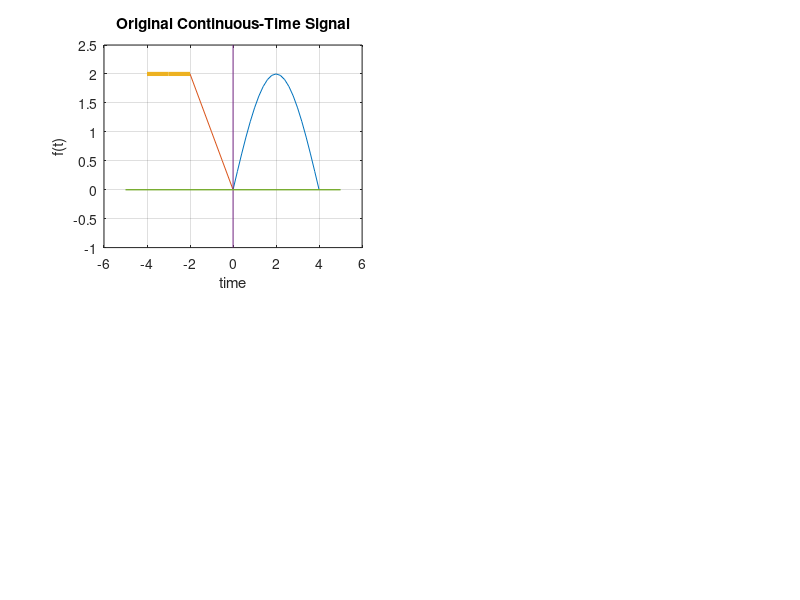

This figure's MATLAB source: (Note: this script raises an error after producing the figure.)
% Signals, Spectra, & Signal Processing
% UNIVERSITY OF CEBU LAPU-LAPU AND MANDAUE
% Plot Continuous-Time and Discrete-Time Signals with time shifting, revearsal and scaling
% Continuous-time Piecewise Functions:
%                   2 sin (pi/4)t            0 < or =  t  < or =  4 
%                              -t           -2 < or =  t  < or =  0
%                               2           -4 < or =  t  < or = -2
%
% piecewise values set in different variables
x1 = 0:.2:4;                                        % Limits of the first piecewise function 2 sin(pi/4)t
x2 = -2:.5:0;                                       % Limits of the second piecewise function -t
x3 = -4:-2;                                         % Limits of the third piecewise function 2
y1 = (2*(sin((pi/4)*x1)));                          % First piecewise function which is a curve
y2 = -x2;                                           % Second piecewise function which is a slope
y3 = [2 2 2];                                       % Third piecewise function which is a horizontal
% Starts plotting the piecewise function to see the signal output
                                            % creates a figure
figure (1);subplot(2,2,1);                                     % creates a subplot with 2 rows and 2 columns and this is at the first row and column
plot(x1,y1,x2,y2,x3,y3,'LineWidth', 3);             % plots the signal 
xlabel('time');                                     % sets the X-axis label for the graph
ylabel('f(t)');                                     % sets the Y-axis label for the graph
title('Original Continuous-Time Signal');           % sets the title for the graph
grid on;                                            % turns the grid lines on
hold on;                                            % holds the current graph for additional data
axis1 = [0 0];                                      % values for the Y-axis (vertical line)
axis2 = [-1 2.5];                                   % values for the Y-axis (vertical line)
axis3 = [-5 5];                                     % values for the X-axis (Horizontal line)
axis4 = [0 0];                                      % values for the X-axis (Horizontal line)
plot(axis1,axis2,axis3,axis4,'LineWidth', 1);       % plots the cross in cartesian plane
hold off;                                           % takes the hold off
%%%%%%%%%%%%%%%%%%%%%%%%%%%%%%%%%%%%%%%%%%%%%%%%%%%%%%%%%%%%%%%%%%%%%%%%%%%%%%%%%%%%%%%%%%%%%%%%%%%%%
%%%%%%%%%%%%%%%%%%%          Time-shift signal code          %%%%%%%%%%%%%%%%%%%%%%%%%%%%%%%%%%%%%%%%
dlg = inputdlg({'Time Shift ( + or - numbers / fraction )','Scale (positive number/fraction)','Reverse (negative or positive number)'},...  % creates a dialog box that asks for input
             'Continuous-time', [1 50; 1 50; 1 50]);        % continuation of the code for dialog box
%% gg= str2double(dlg(1,1));                             % converts the string input from the dialog box into a number
[aa,bb] = numden (sym(dlg(1,1)));
t = aa/bb;
ts1 = [0 0];                                         % values for the Y-axis (vertical line)
ts2 = [-1 2.5];                                      % values for the Y-axis (vertical line)
ts3 = [(-5-(t)) (5-(t))];                            % values for the X-axis (Horizontal line)
ts4 = [0 0];                                         % values for the X-axis (Horizontal line)
if t < 0 ;                                           % if statement condition if "t" is less than zero (negative)
    subplot(2,2,2);                                  % creates a subplot with 2 rows and 2 columns and this is at the second column and first row
    
    plot((x1-(t)),y1,(x2-(t)),y2,(x3-(t)),y3,'LineWidth',4);   % plots the data that has been time shifted according to the desired value
    grid on;                                                    % turns the grid lines on
    xlabel('time');                                     % sets the X-axis label for the graph
    ylabel('f(t)');                                     % sets the Y-axis label for the graph
    title('Time-Shifted Continuous-Time Signal');       % sets the title for the graph
    
    hold on;
    plot(ts1,ts2,ts3,ts4,'LineWidth',1);             % plots the cross in cartesian plane
    hold off;                                        % takes the hold off
else                                                 % else statement condition if "t" is greater than zero (positive)
    subplot(2,2,2);                                  % creates a subplot with 2 rows and 2 columns and this is at the second column and first row
    plot ((x1-t),y1,(x2-t),y2,(x3-t),y3,'LineWidth', 4);        % plots the data that has been time-shifted according to the desired value
    grid on;                                         % turns the grid lines on
    xlabel('time');                                  % sets the X-axis label for the graph
    ylabel('f(t)');                                  % sets the Y-axis label for the graph
    title('Time-Shifted Continuous-Time Signal');    % sets the title for the graph
    hold on;
    plot(ts1,ts2,ts3,ts4,'LineWidth',1);             % plots the cross in cartesian plane
    hold off;                                        % takes the hold off
end                                                  % end of if function
%pause(20);                                           % pause the program for 20 seconds
%clear;                                               % clears all data
%clc;                                                 % clears the command window
%%%%%%%%%%%%%%%%%%%%%%%%%%%%%%%%%%%%%%%%%%%%%%%%%%%%%%%%%%%%%%%%%%%%%%%%%%%%%%%%%%%%%%%%%%%%%%%%%%%%%
%%%%%%%%%%%%%%%%%%%%%           Scaling signal code          %%%%%%%%%%%%%%%%%%%%%%%%%%%%%%%%%%%%%%%%
[n,d] = numden(sym(dlg(2,1)));                       % separates the numerator and denominator 
t2 = n/d;                                            % equates t2 with the input number
tc1 = [0 0];                                         % values for the Y-axis (vertical line)
tc2 = [-1 2.5];                                      % values for the Y-axis (vertical line)
tc3 = [-5 5];                                        % values for the X-axis (Horizontal line)
tc4 = [0 0];                                         % values for the X-axis (Horizontal line)
if t2 == n/d;                                        % if condition statement
    subplot(2,2,3);                                  % subplot in row 2, column 1
    plot(((x1-(t))*(d/n)),y1,((x2-(t))*(d/n)),y2,((x3-(t))*(d/n)),y3,'LineWidth',4);    % plots the signal
    
    grid on;                                         % turns the grid on
    grid minor;                                      % turns minor grid on
    xlabel('time');                                  % x-axis label
    ylabel('f(t)');                                  % y-axis label
    title('Scaled Continuous-Time Signal');          % title of the graph
    
    hold on;                                         % holds the current graph for adding options
    plot (tc1,tc2,(tc3*(d/n)),tc4,'LineWidth',1);    % plots the data to be added
    hold off;                                        % takes the hold off
    
else
    subplot(2,2,3);                                  % subplot in row 2, column 1
    plot (((x1-t)*(n/d)),y1,((x2-t)*(n/d)),y2,((x3-t)*(n/d)),y3,'LineWidth', 4);    % plots the signal
    
    grid on;                                         % turns the grid on
    grid minor;                                      % turns minor grid on
    xlabel('time');                                  % x-axis label
    ylabel('f(t)');                                  % y-axis label
    title('Scaled Continuous-Time Signal');          % title of the graph
    hold on;                                         % holds the current graph for adding options
    plot (tc1,tc2,(tc3*(n/d)),tc4,'LineWidth',1);    % plots the data to be added
    hold off;                                        % takes the hold off
    
end
%%%%%%%%%%%%%%%%%%%%%%%%%%%%%%%%%%%%%%%%%%%%%%%%%%%%%%%%%%%%%%%%%%%%%%%%%%%%%%%%%%%%%%%%%%%%%%%%%%%%%
%%%%%%%%%%%%%%%%%%%%%           Reverse signal code          %%%%%%%%%%%%%%%%%%%%%%%%%%%%%%%%%%%%%%%%
t3 = str2double(dlg(3,1));
if t3 < 0 && t2 == n/d;
    subplot(2,2,4);
%    plot(-(x1*(d/n)),y1,-(x2*(d/n)),y2,-(x3*(d/n)),y3,'LineWidth', 3);
    plot(-((x1-(t))*(d/n)),y1,-((x2-(t))*(d/n)),y2,-((x3-(t))*(d/n)),y3,'LineWidth',4);    % plots the signal
    
    grid on;
    grid minor;
    xlabel('time');
    ylabel('f(t)');
    title('Reversed Continuous-Time Signal');
    
    hold on;
    plot (-(tc1),tc2,-(tc3*(d/n)),tc4,'LineWidth',1);
    hold off;
    
elseif t3 > 0 && t2 == n/d;
    
    subplot(2,2,4);
%    plot((x1*(d/n)),y1,(x2*(d/n)),y2,(x3*(d/n)),y3,'LineWidth', 3);
 
    plot (-((x1-t)*(d/n)),y1,-((x2-t)*(d/n)),y2,-((x3-t)*(d/n)),y3,'LineWidth', 4);    % plots the signal
    
    grid on;
    grid minor;
    xlabel('time');
    ylabel('f(t)');
    title('Reversed Continuous-Time Signal');
    h = msgbox('no reversing done!');
    
    hold on;
    plot (-(tc1),tc2,-(tc3*(d/n)),tc4,'LineWidth',1);
    hold off;
    h = msgbox('no reversing done!');
    
elseif t3 < 0 && t2 == d/n;
    
    subplot(2,2,4);
%    plot(-(x1*(n/d)),y1,-(x2*(n/d)),y2,-(x3*(n/d)),y3,'LineWidth', 3);
    
    plot (-((x1-t)*(n/d)),y1,-((x2-t)*(n/d)),y2,-((x3-t)*(n/d)),y3,'LineWidth', 4);    % plots the signal
    
    grid on;
    grid minor;
    xlabel('time');
    ylabel('f(t)');
    title('Scaled Continuous-Time Signal');
    hold on;
    plot (tc1,tr2,(tc3*(n/d)),tc4,'LineWidth',1);
    hold off;
    
else 
    
    subplot(2,2,4);
%    plot((x1*(n/d)),y1,(x2*(n/d)),y2,(x3*(n/d)),y3,'LineWidth', 3);
    plot (-((x1-t)*(n/d)),y1,-((x2-t)*(n/d)),y2,-((x3-t)*(n/d)),y3,'LineWidth', 4);    % plots the signal
    grid on;
    grid minor;
    xlabel('time');
    ylabel('f(t)');
    title('Scaled Continuous-Time Signal');
    h = msgbox('no reversing done!');
    hold on;
    plot (tc1,tc2,(tc3*(n/d)),tc4,'LineWidth',1);
    hold off;
    
end
%% run support_file.m;
%%%%%%%%%%%%%%%%%%%%%%%%%%%%%%%%%%%%%%%%%%%%%%%%%%%%%%%%%%%%%%%%%%%%%%%%%%%%%%%%%%%%%%%%
%%%%%%%%%%%%%%%%%%%%%%%%%%%%%%%%%%%%%%%%%%%%%%%%%%%%%%%%%%%%%%%%%%%%%%%%%%%%%%%%%%%%%%%%
%%%%%%%%%%%%%%%%%%%%%%%%%%%%%%%%%%%%%%%%%%%%%%%%%%%%%%%%%%%%%%%%%%%%%%%%%%%%%%%%%%%%%%%%
%%%%%%%%%%%     Discrete - Time Signal Processing       %%%%%%%%%%%%%%%%%%%%%%%%%%%%%%%%  
% discrete-time Piecewise Functions:
%                   2 sin (pi/4)t            0 < or =  t  < or =  4 
%                              -t           -2 < or =  t  < or =  0
%                               2           -4 < or =  t  < or = -2
%
% piecewise values set in different variables
xx1 = 0:.5:4;                                        % Limits of the first piecewise function 2 sin(pi/4)t
xx2 = -2:.5:0;                                       % Limits of the second piecewise function -t
xx3 = -4:-2;                                         % Limits of the third piecewise function 2
yy1 = (2*(sin((pi/4)*xx1)));                          % First piecewise function which is a curve
yy2 = -xx2;                                           % Second piecewise function which is a slope
yy3 = [2 2 2];                                       % Third piecewise function which is a horizontal
% Starts plotting the piecewise function to see the signal output
figure (2);                                             % creates a figure
subplot(2,2,1);                                     % creates a subplot with 2 rows and 2 columns and this is at the first row and column
stem(xx1,yy1,'filled');
hold on;
stem (xx2,yy2,'filled');
hold on;
stem(xx3,yy3,'filled');                                      % plots the signal 
xlabel('n');                                     % sets the X-axis label for the graph
ylabel('x(n)');                                     % sets the Y-axis label for the graph
title('Original Discrete-Time Signal');           % sets the title for the graph
grid on;                                            % turns the grid lines on
hold on;                                            % holds the current graph for additional data
axxis1 = [0 0];                                      % values for the Y-axis (vertical line)
axxis2 = [-1 2.5];                                   % values for the Y-axis (vertical line)
axxis3 = [-5 5];                                     % values for the X-axis (Horizontal line)
axxis4 = [0 0];                                      % values for the X-axis (Horizontal line)
plot(axxis1,axxis2,axxis3,axxis4,'LineWidth', 1);       % plots the cross in cartesian plane
hold off;                                           % takes the hold off
%%%%%%%%%%%%%%%%%%%%%%%%%%%%%%%%%%%%%%%%%%%%%%%%%%%%%%%%%%%%%%%%%%%%%%%%%%%%%%%%%%%%%%%%%%%%%%%%%%%%%
%%%%%%%%%%%%%%%%%%%          Time-shift signal code          %%%%%%%%%%%%%%%%%%%%%%%%%%%%%%%%%%%%%%%%
[aa1,bb1] = numden (sym(dlg(1,1)));                   % converts the string input from the dialog box into a number or fraction
tt = aa1/bb1;
tts1 = [0 0];                                         % values for the Y-axis (vertical line)
tts2 = [-1 2.5];                                      % values for the Y-axis (vertical line)
tts3 = [(-5-(t)) (5-(t))];                            % values for the X-axis (Horizontal line)
tts4 = [0 0];                                         % values for the X-axis (Horizontal line)
if tt < 0 ;                                           % if statement condition if "t" is less than zero (negative)
    subplot(2,2,2);                                  % creates a subplot with 2 rows and 2 columns and this is at the second column and first row
    
    stem(xx1-(tt),yy1,'filled');
    hold on;
    stem(xx2-(tt),yy2,'filled');
    hold on;
    stem(xx3-(tt),yy3,'filled');   % plots the data that has been time shifted according to the desired value
    grid on;                                                    % turns the grid lines on
    xlabel('n');                                     % sets the X-axis label for the graph
    ylabel('x(n)');                                     % sets the Y-axis label for the graph
    title('Time-Shifted Discrete-Time Signal');       % sets the title for the graph
    
    hold on;
    plot(tts1,tts2,tts3,tts4,'LineWidth',1);             % plots the cross in cartesian plane
    hold off;                                        % takes the hold off
else                                                 % else statement condition if "t" is greater than zero (positive)
    subplot(2,2,2);                                  % creates a subplot with 2 rows and 2 columns and this is at the second column and first row
    stem ((xx1-tt),yy1,'filled')
    hold on;
    stem((xx2-tt),yy2,'filled');
    hold on;
    stem((xx3-tt),yy3,'filled');        % plots the data that has been time-shifted according to the desired value
    grid on;                                         % turns the grid lines on
    xlabel('n');                                  % sets the X-axis label for the graph
    ylabel('x(n)');                                  % sets the Y-axis label for the graph
    title('Time-Shifted Discrete-Time Signal');    % sets the title for the graph
    hold on;
    plot(tts1,tts2,tts3,tts4,'LineWidth',1);             % plots the cross in cartesian plane
    hold off;                                        % takes the hold off
end                                                  % end of if function
%pause(20);                                           % pause the program for 20 seconds
%clear;                                               % clears all data
%clc;                                                 % clears the command window
%%%%%%%%%%%%%%%%%%%%%%%%%%%%%%%%%%%%%%%%%%%%%%%%%%%%%%%%%%%%%%%%%%%%%%%%%%%%%%%%%%%%%%%%%%%%%%%%%%%%%
%%%%%%%%%%%%%%%%%%%%%           Scaling signal code          %%%%%%%%%%%%%%%%%%%%%%%%%%%%%%%%%%%%%%%%
[nn,dd] = numden(sym(dlg(2,1)));
tt2 = nn/dd;
ttc1 = [0 0];                                         % values for the Y-axis (vertical line)
ttc2 = [-1 2.5];                                      % values for the Y-axis (vertical line)
ttc3 = [-5 5];                                        % values for the X-axis (Horizontal line)
ttc4 = [0 0];                                         % values for the X-axis (Horizontal line)
if tt2 == nn/dd;
    subplot(2,2,3);
    % plots the data that has been time shifted according to the desired value
    stem(((xx1-(tt)))*(dd/nn),yy1,'filled');
    hold on;
    stem(((xx2-(tt))*(dd/nn)),yy2,'filled');
    hold on;
    stem(((xx3-(tt))*(dd/nn)),yy3,'filled');
        
    grid on;                                         % turns the grid on
    grid minor;                                      % turns minor grid on
    
    xlabel('n');
    ylabel('x(n)');
    title('Scaled Discrete-Time Signal');
    
    hold on;
    plot (ttc1,ttc2,(ttc3*(dd/nn)),ttc4,'LineWidth',1);
    hold off;
    
else
    subplot(2,2,3);
    % plots the data that has been time-shifted according to the desired value
    stem((((xx-tt))*(nn/dd)),yy1,'filled');
    hold on;
    stem((((xx2-tt))*(nn/dd)),yy2,'filled');
    hold on;
    stem((((xx3-tt))*(nn/dd)),yy3,'filled');
    
    grid on;
    xlabel('n');
    ylabel('x(n)');
    title('Scaled Discrete-Time Signal');
    hold on;
    plot (ttc1,ttc2,(ttc3*(nn/dd)),ttc4,'LineWidth',1);
    hold off;
    
end
